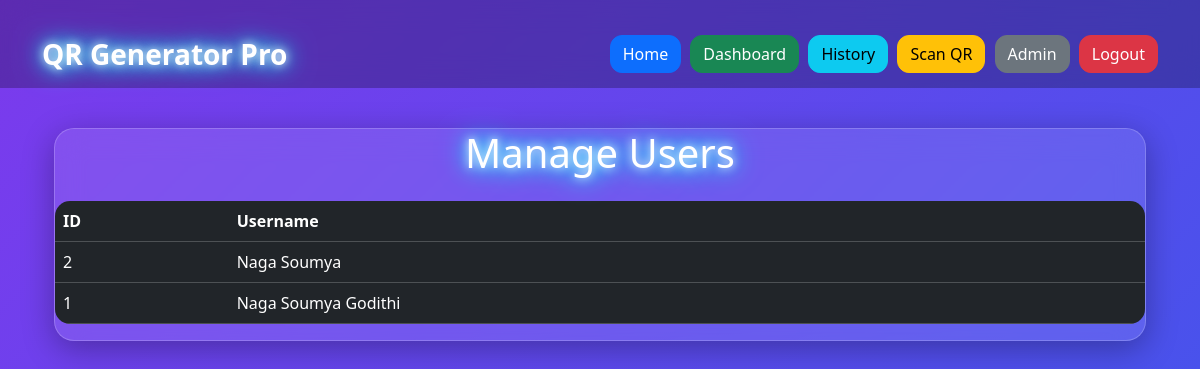
The app's page /admin/users (signed in) with its own data.
### tables this page shows
CREATE TABLE users(
    id INTEGER PRIMARY KEY AUTOINCREMENT,
    username TEXT UNIQUE,
    password TEXT
);

### app.py (the view)
@app.route("/admin/users")
def admin_users():
    if "user" not in session:
        return redirect("/login")
    conn = sqlite3.connect("qr.db")
    cursor = conn.cursor()
    cursor.execute("""
        SELECT id, username
        FROM users
        ORDER BY id DESC
    """)
    users = cursor.fetchall()
    conn.close()
    return render_template(
        "admin_users.html",
        users=users
    )

### templates/admin_users.html (shortened to what this page needs)
{% extends "base.html" %}
{% block content %}
<div class="container">
    <div class="glass">
        <h1 class="glow text-center">
            Manage Users
        </h1>
        <table class="table table-dark table-hover mt-4">
            <thead>
                <tr>
                    <th>ID</th>
                    <th>Username</th>
                </tr>
            </thead>
            <tbody>
                {% for user in users %}
                <tr>
                    <td>{{ user[0] }}</td>
                    <td>{{ user[1] }}</td>
                </tr>
                {% endfor %}
            </tbody>
        </table>
    </div>
</div>
{% endblock %}

### templates/base.html (style rules this page uses)
body { min-height: 100vh; background: linear-gradient( -45deg, #0f172a, #1e293b, #2563eb, #7c3aed ); background-size: 400% 400%; animation: gradientBG 15s ease infinite; color: white; }
.glass { background: rgba(255,255,255,0.1); backdrop-filter: blur(15px); border-radius: 20px; border: 1px solid rgba(255,255,255,0.2); box-shadow: 0 8px 32px rgba(0,0,0,0.3); }
.container { padding-top: 20px; }
table { border-radius: 15px; overflow: hidden; }
.glow { text-shadow: 0 0 10px #fff, 0 0 20px #0ff, 0 0 30px #0ff; }

### records on screen
users: id "2", username "Naga Soumya"
users: id "1", username "Naga Soumya Godithi"
